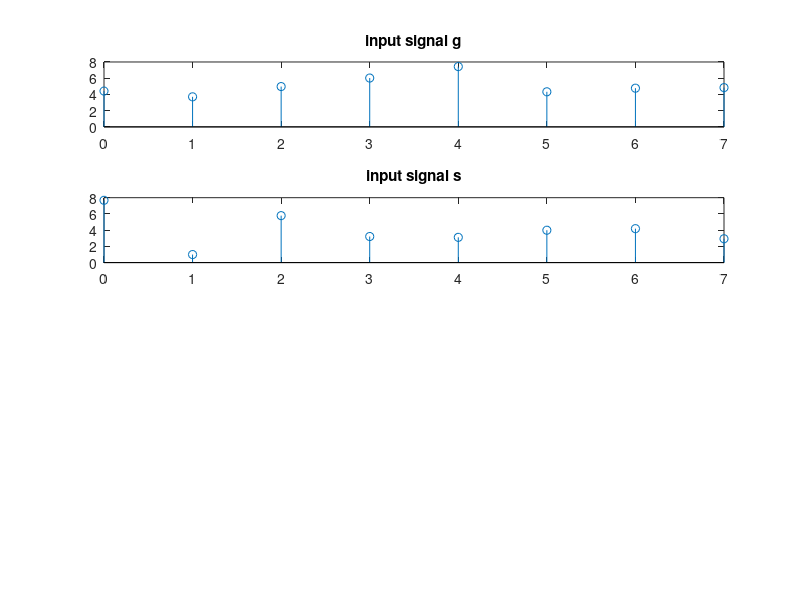

Write the MATLAB code that produced this figure. (Note: this script raises an error after producing the figure.)
% 1.16 DFT and circular convolution.
l = 8; %length of seqences
g = 10*rand(1,8)
s = 10*rand(1,8)

subplot(4,1,1)
stem(0:l-1,g)
title("input signal g")
subplot(4,1,2)
stem(0:l-1,s)
title("input signal s")
circ_conv_DFT = circ_conv_by_DFT(g,s);
subplot(4,1,3)
stem(0:length(circ_conv_DFT)-1,circ_conv_DFT)
title("circular convolution by DFT")
circ_conv_out = circ_conv(g,s,l);
subplot(4,1,4)
stem(0:length(circ_conv_out)-1,circ_conv_out)
title("circular convolution")

function out = circ_conv_by_DFT(x,y)
out = ifft(fft(x).*fft(y));
end 

function out = circ_conv(x,y,len)
out = cconv(x,y,len);
end 
  